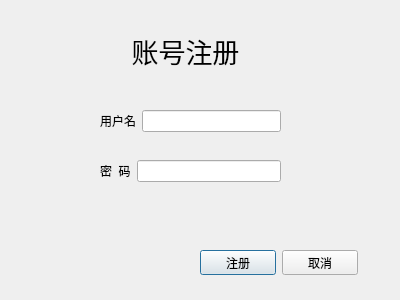
<?xml version="1.0" encoding="UTF-8"?>
<ui version="4.0">
 <class>Dialog</class>
 <widget class="QDialog" name="Dialog">
  <property name="geometry">
   <rect>
    <x>0</x>
    <y>0</y>
    <width>400</width>
    <height>300</height>
   </rect>
  </property>
  <property name="windowTitle">
   <string>账号注册</string>
  </property>
  <property name="windowIcon">
   <iconset>
    <normaloff>images/icon.jpg</normaloff>images/icon.jpg</iconset>
  </property>
  <widget class="QLabel" name="label">
   <property name="geometry">
    <rect>
     <x>90</x>
     <y>20</y>
     <width>191</width>
     <height>61</height>
    </rect>
   </property>
   <property name="font">
    <font>
     <family>Adobe Devanagari</family>
     <pointsize>20</pointsize>
    </font>
   </property>
   <property name="layoutDirection">
    <enum>Qt::LeftToRight</enum>
   </property>
   <property name="text">
    <string>账号注册</string>
   </property>
   <property name="alignment">
    <set>Qt::AlignCenter</set>
   </property>
  </widget>
  <widget class="QLabel" name="label_4">
   <property name="geometry">
    <rect>
     <x>10</x>
     <y>20</y>
     <width>54</width>
     <height>51</height>
    </rect>
   </property>
   <property name="text">
    <string/>
   </property>
   <property name="pixmap">
    <pixmap>images/small_log.png</pixmap>
   </property>
  </widget>
  <widget class="QWidget" name="">
   <property name="geometry">
    <rect>
     <x>100</x>
     <y>110</y>
     <width>181</width>
     <height>22</height>
    </rect>
   </property>
   <layout class="QHBoxLayout" name="horizontalLayout">
    <item>
     <widget class="QLabel" name="label_2">
      <property name="text">
       <string>用户名</string>
      </property>
     </widget>
    </item>
    <item>
     <widget class="QLineEdit" name="edit_username"/>
    </item>
   </layout>
  </widget>
  <widget class="QWidget" name="">
   <property name="geometry">
    <rect>
     <x>100</x>
     <y>160</y>
     <width>181</width>
     <height>22</height>
    </rect>
   </property>
   <layout class="QHBoxLayout" name="horizontalLayout_2" stretch="0,0">
    <item>
     <widget class="QLabel" name="label_3">
      <property name="text">
       <string>密  码</string>
      </property>
     </widget>
    </item>
    <item>
     <widget class="QLineEdit" name="edit_password"/>
    </item>
   </layout>
  </widget>
  <widget class="QWidget" name="">
   <property name="geometry">
    <rect>
     <x>200</x>
     <y>250</y>
     <width>158</width>
     <height>25</height>
    </rect>
   </property>
   <layout class="QHBoxLayout" name="horizontalLayout_3">
    <item>
     <widget class="QPushButton" name="pushButton_regiser">
      <property name="text">
       <string>注册</string>
      </property>
     </widget>
    </item>
    <item>
     <widget class="QPushButton" name="pushButton_cancer">
      <property name="text">
       <string>取消</string>
      </property>
     </widget>
    </item>
   </layout>
  </widget>
 </widget>
 <resources/>
 <connections/>
</ui>
